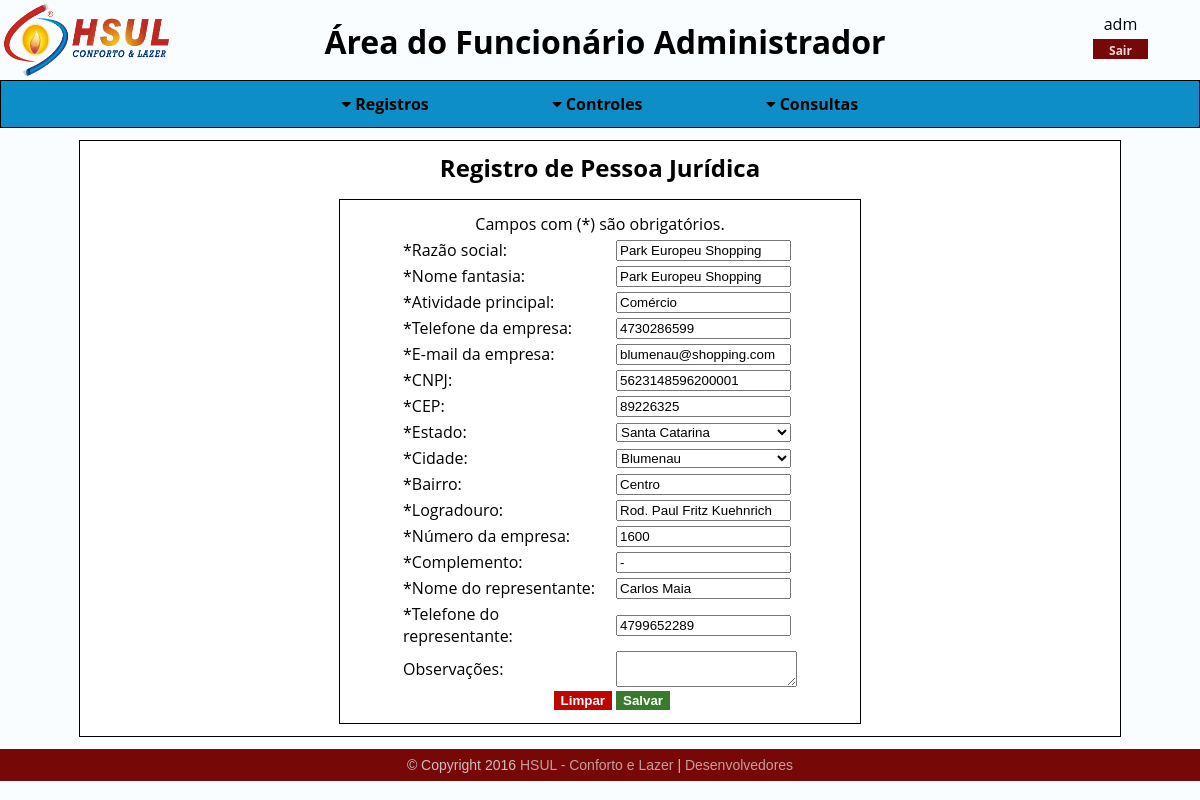
The app's page /sistema/hs_menu_funcionarios.php?pasta=clientes/juridicos/registros/&arq=hs_fmupd_juridicos&ext=php&juridicos_id=000003&clientes_id=000010 (signed in) with its own data.
### tables this page shows
CREATE TABLE `clientesjuridicos` (
  `id` int(6) UNSIGNED ZEROFILL NOT NULL COMMENT 'Identificador único para cada atributo, não havendo possibilidade de repetição.',
  `clientes_id` int(6) UNSIGNED ZEROFILL NOT NULL COMMENT 'Chave estrangeira vinda da tabela de clientes para conectar as informações. ',
  `razao_social` varchar(45) NOT NULL COMMENT 'Campo para a razão social da empresa.',
  `atividade_principal` varchar(20) NOT NULL COMMENT 'Campo para especificar a atividade principal do cliente jurídico.',
  `telefone_empresa` bigint(15) UNSIGNED NOT NULL COMMENT 'Campo para o telefone do cliente jurídico, para entrar em contato com o mesmo.',
  `email_empresa` varchar(70) NOT NULL COMMENT 'Campo para o e-mail do cliente jurídico para entrar em contato com o mesmo.',
  `cnpj` bigint(14) NOT NULL COMMENT 'Campo para CNPJ do cliente jurídico, provendo informações para a localização do mesmo.',
  `numero_empresa` int(5) UNSIGNED NOT NULL COMMENT 'Campo para número do estabelecimento do cliente jurídico, provendo informações para a localização do mesmo.',
  `nome_representante` varchar(45) NOT NULL COMMENT 'Campo para nome do representante da empresa, para entrar em contato com a empresa ou para algum aviso',
  `telefone_representante` bigint(15) UNSIGNED NOT NULL COMMENT 'Campo para telefone do representante da empresa, para entrar em contato com a empresa ou para algum aviso.'
);

CREATE TABLE `clientes` (
  `id` int(6) UNSIGNED ZEROFILL NOT NULL COMMENT 'Identificador único para cada atributo, não havendo possibilidade de repetição.',
  `cidades_id` int(6) UNSIGNED ZEROFILL NOT NULL COMMENT 'Chave estrangeira vinda da tabela de cidades para conectar as informações. ',
  `nome` varchar(45) NOT NULL COMMENT 'Campo para o nome do cliente, seja ele físico ou jurídico.',
  `cep` int(8) UNSIGNED ZEROFILL NOT NULL COMMENT 'Campo para o CEP do cliente, seja ele físico ou jurídico, provendo informações para a localização do mesmo.',
  `bairro` varchar(30) NOT NULL COMMENT 'Campo para o bairro do cliente, seja ele físico ou jurídico, provendo informações para a localização do mesmo.',
  `logradouro` varchar(45) NOT NULL COMMENT 'Campo para a rua do cliente, seja ele físico ou jurídico, provendo informações para a localização do mesmo.',
  `complemento` varchar(20) NOT NULL COMMENT 'Campo para o complemento da residência do cliente, seja ele físico ou jurídico.',
  `observacoes` text COMMENT 'Campo para as observações sobre o cliente, seja ele físico ou jurídico.'
);

### sistema/clientes/juridicos/registros/hs_fmupd_juridicos.php (the view, shortened to what this page needs)
<h2>Registro de Pessoa Jurídica</h2>
<div>
  <?php
    $g_juridicos_id = $_GET['juridicos_id'];
    $hs_sel_juridico = "SELECT clientesjuridicos.id AS juridico_id, estados.id AS estados_id, clientes.cidades_id AS cidades_id, clientesjuridicos.razao_social, clientes.nome, clientesjuridicos.atividade_principal, clientesjuridicos.telefone_empresa, clientesjuridicos.email_empresa, clientesjuridicos.cnpj, clientes.cep, clientes.bairro, clientes.logradouro, clientesjuridicos.numero_empresa, clientes.complemento, clientesjuridicos.nome_representante, clientesjuridicos.telefone_representante, clientes.observacoes FROM clientesjuridicos INNER JOIN clientes ON clientesjuridicos.clientes_id=clientes.id INNER JOIN cidades ON clientes.cidades_id=cidades.id INNER JOIN estados ON cidades.estados_id=estados.id WHERE clientesjuridicos.id='".$g_juridicos_id."'";
    $hs_sel_juridico_preparado = $conexaobd->prepare($hs_sel_juridico);
    $hs_sel_juridico_preparado->execute();
    $hs_sel_juridico_dados = $hs_sel_juridico_preparado->fetch();
  ?>
  <div class="registros">
    <form name="frmaltjuridico" method="POST" action="?pasta=clientes/juridicos/registros/&arq=hs_upd_juridicos&ext=php" onsubmit="return validacaoaltjuridico()">
    <table>
      <tr>
        <td colspan="2" class="obg">Campos com (*) são obrigatórios.</td>
      </tr>
      <tr>
        <td>*Razão social:</td>
        <td> <input type="text" name="txtrazao" value="<?php echo $hs_sel_juridico_dados['razao_social']; ?>" maxlength="45"/> </td>
      </tr>
      <tr>
        <td>*Nome fantasia:</td>
        <td> <input type="text" name="txtfantasia" value="<?php echo $hs_sel_juridico_dados['nome']; ?>" maxlength="45"/> </td>
      </tr>
      <tr>
        <td>*Atividade principal:</td>
        <td> <input type="text" name="txtatvprincipal" value="<?php echo $hs_sel_juridico_dados['atividade_principal']; ?>" maxlength="20"/> </td>
      </tr>
      <tr>
        <td>*Telefone da empresa:</td>
        <td> <input type="text" name="txttelempresa" value="<?php echo $hs_sel_juridico_dados['telefone_empresa']; ?>" maxlength="15"/> </td>
      </tr>
      <tr>
        <td>*E-mail da empresa:</td>
        <td> <input type="text" name="txtemail" value="<?php echo $hs_sel_juridico_dados['email_empresa']; ?>" maxlength="70"/> </td>
      </tr>
      <tr>
        <td>*CNPJ:</td>
        <td> <input type="text" name="txtcnpj" value="<?php echo $hs_sel_juridico_dados['cnpj']; ?>" maxlength="14"/> </td>
      </tr>
      <tr>
        <td>*CEP:</td>
        <td> <input type="text" name="txtcep" value="<?php echo $hs_sel_juridico_dados['cep']; ?>" maxlength="10"/> </td>
      </tr>
      <tr>
        <td>*Estado:</td>
        <td>
          <select name="selestado" id="selestado" onchange="mostraCidades()">
            <?php
              $hs_sel_estados = "SELECT * FROM estados";
              $hs_sel_estados_preparado = $conexaobd->prepare($hs_sel_estados);
              $hs_sel_estados_preparado->execute();
              while($hs_sel_estados_dados = $hs_sel_estados_preparado->fetch()){
                $id_estados = $hs_sel_estados_dados['id'];
                $nome_estados = $hs_sel_estados_dados['nome'];
                if($id_estados==$hs_sel_juridico_dados['estados_id']){
                  echo "<option selected value='".$id_estados."'>".$nome_estados."</option>";
                }else{
                  echo "<option value='".$id_estados."'>".$nome_estados."</option>";
                }
              }
            ?>
          </select>
        </td>
      </tr>
      <tr>
        <td>*Cidade:</td>
        <td>
          <select name="selcidade" id="selcidade">
            <?php
              $hs_sel_cidades = "SELECT * FROM cidades WHERE estados_id='".$hs_sel_juridico_dados['estados_id']."'";
              $hs_sel_cidades_preparado = $conexaobd->prepare($hs_sel_cidades);
              $hs_sel_cidades_preparado->execute();
              while($hs_sel_cidades_dados = $hs_sel_cidades_preparado->fetch()){
                $select = "";
                if($hs_sel_cidades_dados['id']==$hs_sel_juridico_dados['cidades_id']){
                  $select = "selected";
                }
            ?>
            <option value='<?php echo $hs_sel_cidades_dados['id']; ?>'<?php echo $select; ?>><?php echo $hs_sel_cidades_dados['nome']; ?></option>
            <?php
              }
            ?>
          </select>
        </td>
      </tr>
      <tr>
        <td>*Bairro:</td>
        <td> <input type="text" name="txtbairro" value="<?php echo $hs_sel_juridico_dados['bairro']; ?>" maxlength="30"/> </td>
      </tr>
      <tr>
        <td>*Logradouro:</td>
        <td> <input type="text" name="txtlogradouro" value="<?php echo $hs_sel_juridico_dados['logradouro']; ?>" maxlength="45"/> </td>
      </tr>
      <tr>
        <td>*Número da empresa:</td>
        <td> <input type="text" name="txtnempresa" value="<?php echo $hs_sel_juridico_dados['numero_empresa']; ?>" maxlength="5"/> </td>
      </tr>
      <tr>
        <td>*Complemento:</td>
        <td> <input type="text" name="txtcomplemento" value="<?php echo $hs_sel_juridico_dados['complemento']; ?>" maxlength="20"/> </td>
      </tr>
      <tr>
        <td>*Nome do representante:</td>
        <td> <input type="text" name="txtrepresentante" value="<?php echo $hs_sel_juridico_dados['nome_representante']; ?>" maxlength="45"/> </td>
      </tr>
      <tr>
        <td>*Telefone do representante:</td>
        <td> <input type="text" name="txttelrepresentante" value="<?php echo $hs_sel_juridico_dados['telefone_representante']; ?>" maxlength="15"/> </td>
      </tr>
      <tr>
        <td>Observações:</td>
        <td><textarea name="txaobservacoes" value="value="<?php echo $hs_sel_juridico_dados['observacoes']; ?>""></textarea></td>
      </tr>
      <tr align="center">
        <td>
          <button type="reset">Limpar</button>
        </td>
        <td>
          <button type="submit" name="btnsalvar">Salvar</button>
        </td>
      </tr>
    </table>
  </form>
  </div>
</div>

### layout/css/hsul_backend_css.css (style rules this page uses)
* { margin: 0; }
html { height: 100%; width: 100%; }
body { background-color: #f9fdff; height: 100%; width: 100%; }
h2 { text-align: center; }
.obg { text-align: center; }
.registros { padding: 10px; border: 1px solid; width: 500px; justify-content: center; margin: 0 auto; margin-top: 15px; }
.registros select { width: 175px; }
.registros input { width: 175px; }
.registros table { margin: 0 auto; width: 400px; }
.registros td { min-width: 170px; }
.registros button[type=submit] { background-color: #3a7a2f; border: 1px solid #3a7a2f; color: #fff; font-weight: bold; cursor: pointer; float: left; }
.registros button[type=reset] { background-color: #bd0602; border: 1px solid #bd0602; color: #fff; font-weight: bold; cursor: pointer; float: right; }

### records on screen
clientesjuridicos: txtrazao "Park Europeu Shopping", txtfantasia "Park Europeu Shopping", txtatvprincipal "Comércio", txttelempresa "4730286599", txtemail "blumenau@shopping.com", txtcnpj "5623148596200001", txtcep "89226325", txtbairro "Centro", txtlogradouro "Rod. Paul Fritz Kuehnrich", txtnempresa "1600", txtcomplemento "-", txtrepresentante "Carlos Maia", txttelrepresentante "4799652289"

### other values on screen
$_SESSION['usuario'] "adm"
$funcionario "Administrador"
form field selestado "Santa Catarina"
form field selcidade "Blumenau"
